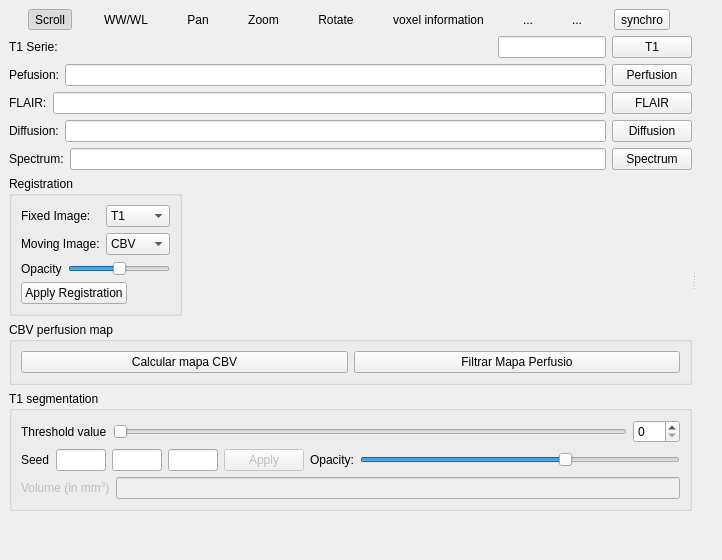
<ui version="4.0" >
 <class>QGlialEstimationExtensionBase</class>
 <widget class="QWidget" name="QGlialEstimationExtensionBase" >
  <property name="geometry" >
   <rect>
    <x>0</x>
    <y>0</y>
    <width>722</width>
    <height>525</height>
   </rect>
  </property>
  <property name="windowTitle" >
   <string>Form</string>
  </property>
  <layout class="QHBoxLayout" >
   <property name="margin" >
    <number>9</number>
   </property>
   <property name="spacing" >
    <number>6</number>
   </property>
   <item>
    <widget class="QSplitter" name="m_verticalSplitter" >
     <property name="orientation" >
      <enum>Qt::Horizontal</enum>
     </property>
     <widget class="QSplitter" name="m_horizontalSplitter" >
      <property name="sizePolicy" >
       <sizepolicy>
        <hsizetype>0</hsizetype>
        <vsizetype>0</vsizetype>
        <horstretch>0</horstretch>
        <verstretch>0</verstretch>
       </sizepolicy>
      </property>
      <property name="orientation" >
       <enum>Qt::Vertical</enum>
      </property>
      <widget class="QWidget" name="layoutWidget_2" >
       <layout class="QVBoxLayout" >
        <property name="margin" >
         <number>0</number>
        </property>
        <property name="spacing" >
         <number>6</number>
        </property>
        <item>
         <layout class="QHBoxLayout" >
          <property name="margin" >
           <number>0</number>
          </property>
          <property name="spacing" >
           <number>6</number>
          </property>
          <item>
           <widget class="QToolButton" name="m_slicingToolButton" >
            <property name="text" >
             <string>Scroll</string>
            </property>
            <property name="icon" >
             <iconset/>
            </property>
            <property name="iconSize" >
             <size>
              <width>32</width>
              <height>32</height>
             </size>
            </property>
            <property name="checkable" >
             <bool>true</bool>
            </property>
            <property name="checked" >
             <bool>true</bool>
            </property>
            <property name="toolButtonStyle" >
             <enum>Qt::ToolButtonTextUnderIcon</enum>
            </property>
            <property name="autoRaise" >
             <bool>true</bool>
            </property>
           </widget>
          </item>
          <item>
           <widget class="QToolButton" name="m_windowLevelToolButton" >
            <property name="text" >
             <string>WW/WL</string>
            </property>
            <property name="icon" >
             <iconset/>
            </property>
            <property name="iconSize" >
             <size>
              <width>32</width>
              <height>32</height>
             </size>
            </property>
            <property name="checkable" >
             <bool>true</bool>
            </property>
            <property name="toolButtonStyle" >
             <enum>Qt::ToolButtonTextUnderIcon</enum>
            </property>
            <property name="autoRaise" >
             <bool>true</bool>
            </property>
           </widget>
          </item>
          <item>
           <widget class="QToolButton" name="m_translateToolButton" >
            <property name="text" >
             <string>Pan</string>
            </property>
            <property name="icon" >
             <iconset/>
            </property>
            <property name="iconSize" >
             <size>
              <width>32</width>
              <height>32</height>
             </size>
            </property>
            <property name="checkable" >
             <bool>true</bool>
            </property>
            <property name="toolButtonStyle" >
             <enum>Qt::ToolButtonTextUnderIcon</enum>
            </property>
            <property name="autoRaise" >
             <bool>true</bool>
            </property>
           </widget>
          </item>
          <item>
           <widget class="QToolButton" name="m_zoomToolButton" >
            <property name="text" >
             <string>Zoom</string>
            </property>
            <property name="icon" >
             <iconset/>
            </property>
            <property name="iconSize" >
             <size>
              <width>32</width>
              <height>32</height>
             </size>
            </property>
            <property name="checkable" >
             <bool>true</bool>
            </property>
            <property name="toolButtonStyle" >
             <enum>Qt::ToolButtonTextUnderIcon</enum>
            </property>
            <property name="autoRaise" >
             <bool>true</bool>
            </property>
           </widget>
          </item>
          <item>
           <widget class="QToolButton" name="m_rotateClockWiseToolButton" >
            <property name="text" >
             <string>Rotate</string>
            </property>
            <property name="icon" >
             <iconset/>
            </property>
            <property name="iconSize" >
             <size>
              <width>32</width>
              <height>32</height>
             </size>
            </property>
            <property name="toolButtonStyle" >
             <enum>Qt::ToolButtonTextUnderIcon</enum>
            </property>
            <property name="autoRaise" >
             <bool>true</bool>
            </property>
           </widget>
          </item>
          <item>
           <widget class="QToolButton" name="m_voxelInformationToolButton" >
            <property name="enabled" >
             <bool>true</bool>
            </property>
            <property name="layoutDirection" >
             <enum>Qt::LeftToRight</enum>
            </property>
            <property name="text" >
             <string>voxel information</string>
            </property>
            <property name="icon" >
             <iconset/>
            </property>
            <property name="iconSize" >
             <size>
              <width>32</width>
              <height>32</height>
             </size>
            </property>
            <property name="checkable" >
             <bool>true</bool>
            </property>
            <property name="autoRaise" >
             <bool>true</bool>
            </property>
           </widget>
          </item>
          <item>
           <widget class="QToolButton" name="m_screenShotToolButton" >
            <property name="text" >
             <string>...</string>
            </property>
            <property name="icon" >
             <iconset/>
            </property>
            <property name="iconSize" >
             <size>
              <width>32</width>
              <height>32</height>
             </size>
            </property>
            <property name="checkable" >
             <bool>true</bool>
            </property>
            <property name="autoRaise" >
             <bool>true</bool>
            </property>
           </widget>
          </item>
          <item>
           <widget class="QToolButton" name="m_seedToolButton" >
            <property name="text" >
             <string>...</string>
            </property>
            <property name="icon" >
             <iconset/>
            </property>
            <property name="iconSize" >
             <size>
              <width>32</width>
              <height>32</height>
             </size>
            </property>
            <property name="checkable" >
             <bool>true</bool>
            </property>
            <property name="autoRaise" >
             <bool>true</bool>
            </property>
           </widget>
          </item>
          <item>
           <widget class="QToolButton" name="m_synchronizeToolButton" >
            <property name="text" >
             <string>synchro</string>
            </property>
            <property name="checkable" >
             <bool>true</bool>
            </property>
           </widget>
          </item>
         </layout>
        </item>
        <item>
         <layout class="QHBoxLayout" >
          <property name="margin" >
           <number>0</number>
          </property>
          <property name="spacing" >
           <number>6</number>
          </property>
          <item>
           <widget class="QLabel" name="m_T1Label" >
            <property name="text" >
             <string>T1 Serie:</string>
            </property>
           </widget>
          </item>
          <item>
           <widget class="QLineEdit" name="m_T1LineEdit" >
            <property name="sizePolicy" >
             <sizepolicy>
              <hsizetype>0</hsizetype>
              <vsizetype>0</vsizetype>
              <horstretch>0</horstretch>
              <verstretch>0</verstretch>
             </sizepolicy>
            </property>
           </widget>
          </item>
          <item>
           <widget class="QPushButton" name="m_chooseT1PushButton" >
            <property name="sizePolicy" >
             <sizepolicy>
              <hsizetype>0</hsizetype>
              <vsizetype>0</vsizetype>
              <horstretch>0</horstretch>
              <verstretch>0</verstretch>
             </sizepolicy>
            </property>
            <property name="text" >
             <string>T1</string>
            </property>
           </widget>
          </item>
         </layout>
        </item>
        <item>
         <layout class="QHBoxLayout" >
          <property name="margin" >
           <number>0</number>
          </property>
          <property name="spacing" >
           <number>6</number>
          </property>
          <item>
           <widget class="QLabel" name="m_perfuLabel" >
            <property name="text" >
             <string>Pefusion:</string>
            </property>
           </widget>
          </item>
          <item>
           <widget class="QLineEdit" name="m_perfuLineEdit" />
          </item>
          <item>
           <widget class="QPushButton" name="m_choosePerfuPushButton" >
            <property name="sizePolicy" >
             <sizepolicy>
              <hsizetype>0</hsizetype>
              <vsizetype>0</vsizetype>
              <horstretch>0</horstretch>
              <verstretch>0</verstretch>
             </sizepolicy>
            </property>
            <property name="text" >
             <string>Perfusion</string>
            </property>
           </widget>
          </item>
         </layout>
        </item>
        <item>
         <layout class="QHBoxLayout" >
          <property name="margin" >
           <number>0</number>
          </property>
          <property name="spacing" >
           <number>6</number>
          </property>
          <item>
           <widget class="QLabel" name="m_FLAIRLabel" >
            <property name="text" >
             <string>FLAIR:</string>
            </property>
           </widget>
          </item>
          <item>
           <widget class="QLineEdit" name="m_FLAIRLineEdit" />
          </item>
          <item>
           <widget class="QPushButton" name="m_chooseFLAIRPushButton" >
            <property name="sizePolicy" >
             <sizepolicy>
              <hsizetype>0</hsizetype>
              <vsizetype>0</vsizetype>
              <horstretch>0</horstretch>
              <verstretch>0</verstretch>
             </sizepolicy>
            </property>
            <property name="text" >
             <string>FLAIR</string>
            </property>
           </widget>
          </item>
         </layout>
        </item>
        <item>
         <layout class="QHBoxLayout" >
          <property name="margin" >
           <number>0</number>
          </property>
          <property name="spacing" >
           <number>6</number>
          </property>
          <item>
           <widget class="QLabel" name="m_difuLabel" >
            <property name="text" >
             <string>Diffusion:</string>
            </property>
           </widget>
          </item>
          <item>
           <widget class="QLineEdit" name="m_difuLineEdit" />
          </item>
          <item>
           <widget class="QPushButton" name="m_chooseDifuPushButton" >
            <property name="sizePolicy" >
             <sizepolicy>
              <hsizetype>0</hsizetype>
              <vsizetype>0</vsizetype>
              <horstretch>0</horstretch>
              <verstretch>0</verstretch>
             </sizepolicy>
            </property>
            <property name="text" >
             <string>Diffusion</string>
            </property>
           </widget>
          </item>
         </layout>
        </item>
        <item>
         <layout class="QHBoxLayout" >
          <property name="margin" >
           <number>0</number>
          </property>
          <property name="spacing" >
           <number>6</number>
          </property>
          <item>
           <widget class="QLabel" name="m_spectrumLabel" >
            <property name="text" >
             <string>Spectrum:</string>
            </property>
           </widget>
          </item>
          <item>
           <widget class="QLineEdit" name="m_spectrumLineEdit" />
          </item>
          <item>
           <widget class="QPushButton" name="m_chooseSpectrumPushButton" >
            <property name="sizePolicy" >
             <sizepolicy>
              <hsizetype>0</hsizetype>
              <vsizetype>0</vsizetype>
              <horstretch>0</horstretch>
              <verstretch>0</verstretch>
             </sizepolicy>
            </property>
            <property name="text" >
             <string>Spectrum</string>
            </property>
           </widget>
          </item>
         </layout>
        </item>
        <item>
         <widget class="QGroupBox" name="m_registrationGroupBox" >
          <property name="sizePolicy" >
           <sizepolicy>
            <hsizetype>0</hsizetype>
            <vsizetype>0</vsizetype>
            <horstretch>0</horstretch>
            <verstretch>0</verstretch>
           </sizepolicy>
          </property>
          <property name="title" >
           <string>Registration</string>
          </property>
          <layout class="QVBoxLayout" >
           <property name="margin" >
            <number>9</number>
           </property>
           <property name="spacing" >
            <number>6</number>
           </property>
           <item>
            <layout class="QVBoxLayout" >
             <property name="margin" >
              <number>0</number>
             </property>
             <property name="spacing" >
              <number>6</number>
             </property>
             <item>
              <layout class="QHBoxLayout" >
               <property name="margin" >
                <number>0</number>
               </property>
               <property name="spacing" >
                <number>6</number>
               </property>
               <item>
                <widget class="QLabel" name="m_fixedImageLabel" >
                 <property name="text" >
                  <string>Fixed Image:</string>
                 </property>
                </widget>
               </item>
               <item>
                <widget class="QComboBox" name="m_fixedImageComboBox" >
                 <property name="sizePolicy" >
                  <sizepolicy>
                   <hsizetype>0</hsizetype>
                   <vsizetype>0</vsizetype>
                   <horstretch>0</horstretch>
                   <verstretch>0</verstretch>
                  </sizepolicy>
                 </property>
                 <item>
                  <property name="text" >
                   <string>T1</string>
                  </property>
                 </item>
                 <item>
                  <property name="text" >
                   <string>CBV</string>
                  </property>
                 </item>
                 <item>
                  <property name="text" >
                   <string>FLAIR</string>
                  </property>
                 </item>
                 <item>
                  <property name="text" >
                   <string>ADC</string>
                  </property>
                 </item>
                </widget>
               </item>
              </layout>
             </item>
             <item>
              <layout class="QHBoxLayout" >
               <property name="margin" >
                <number>0</number>
               </property>
               <property name="spacing" >
                <number>6</number>
               </property>
               <item>
                <widget class="QLabel" name="m_movingImagelabel" >
                 <property name="text" >
                  <string>Moving Image:</string>
                 </property>
                </widget>
               </item>
               <item>
                <widget class="QComboBox" name="m_movingImageComboBox" >
                 <property name="sizePolicy" >
                  <sizepolicy>
                   <hsizetype>0</hsizetype>
                   <vsizetype>0</vsizetype>
                   <horstretch>0</horstretch>
                   <verstretch>0</verstretch>
                  </sizepolicy>
                 </property>
                 <property name="currentIndex" >
                  <number>1</number>
                 </property>
                 <item>
                  <property name="text" >
                   <string>T1</string>
                  </property>
                 </item>
                 <item>
                  <property name="text" >
                   <string>CBV</string>
                  </property>
                 </item>
                 <item>
                  <property name="text" >
                   <string>FLAIR</string>
                  </property>
                 </item>
                 <item>
                  <property name="text" >
                   <string>ADC</string>
                  </property>
                 </item>
                </widget>
               </item>
              </layout>
             </item>
             <item>
              <layout class="QHBoxLayout" >
               <property name="margin" >
                <number>0</number>
               </property>
               <property name="spacing" >
                <number>6</number>
               </property>
               <item>
                <widget class="QLabel" name="m_opacitiyLabel" >
                 <property name="text" >
                  <string>Opacity</string>
                 </property>
                </widget>
               </item>
               <item>
                <widget class="QSlider" name="m_opacityRegistrationSlider" >
                 <property name="maximum" >
                  <number>100</number>
                 </property>
                 <property name="value" >
                  <number>50</number>
                 </property>
                 <property name="orientation" >
                  <enum>Qt::Horizontal</enum>
                 </property>
                </widget>
               </item>
              </layout>
             </item>
             <item>
              <widget class="QPushButton" name="m_registrationPushButton" >
               <property name="sizePolicy" >
                <sizepolicy>
                 <hsizetype>0</hsizetype>
                 <vsizetype>0</vsizetype>
                 <horstretch>0</horstretch>
                 <verstretch>0</verstretch>
                </sizepolicy>
               </property>
               <property name="text" >
                <string>Apply Registration</string>
               </property>
              </widget>
             </item>
            </layout>
           </item>
          </layout>
         </widget>
        </item>
        <item>
         <widget class="QGroupBox" name="m_perfusionGroupBox" >
          <property name="title" >
           <string>CBV perfusion map</string>
          </property>
          <layout class="QVBoxLayout" >
           <property name="margin" >
            <number>9</number>
           </property>
           <property name="spacing" >
            <number>6</number>
           </property>
           <item>
            <layout class="QHBoxLayout" >
             <property name="margin" >
              <number>0</number>
             </property>
             <property name="spacing" >
              <number>6</number>
             </property>
             <item>
              <widget class="QPushButton" name="m_computeCBVPushButton" >
               <property name="text" >
                <string>Calcular mapa CBV</string>
               </property>
              </widget>
             </item>
             <item>
              <widget class="QPushButton" name="m_filterVSIPushButton" >
               <property name="text" >
                <string>Filtrar Mapa Perfusio</string>
               </property>
              </widget>
             </item>
            </layout>
           </item>
          </layout>
         </widget>
        </item>
        <item>
         <widget class="QGroupBox" name="m_T1segmentationGroupBox" >
          <property name="title" >
           <string>T1 segmentation</string>
          </property>
          <layout class="QVBoxLayout" >
           <property name="margin" >
            <number>9</number>
           </property>
           <property name="spacing" >
            <number>6</number>
           </property>
           <item>
            <layout class="QHBoxLayout" >
             <property name="margin" >
              <number>0</number>
             </property>
             <property name="spacing" >
              <number>6</number>
             </property>
             <item>
              <widget class="QLabel" name="m_T1ValueLabel" >
               <property name="text" >
                <string>Threshold value</string>
               </property>
              </widget>
             </item>
             <item>
              <widget class="QSlider" name="m_T1ValueSlider" >
               <property name="maximum" >
                <number>255</number>
               </property>
               <property name="orientation" >
                <enum>Qt::Horizontal</enum>
               </property>
              </widget>
             </item>
             <item>
              <widget class="QSpinBox" name="m_T1ValueSpinBox" >
               <property name="maximum" >
                <number>255</number>
               </property>
              </widget>
             </item>
            </layout>
           </item>
           <item>
            <layout class="QHBoxLayout" >
             <property name="margin" >
              <number>0</number>
             </property>
             <property name="spacing" >
              <number>6</number>
             </property>
             <item>
              <widget class="QLabel" name="m_T1SeedLabel" >
               <property name="enabled" >
                <bool>true</bool>
               </property>
               <property name="text" >
                <string>Seed</string>
               </property>
              </widget>
             </item>
             <item>
              <widget class="QLineEdit" name="m_T1SeedXLineEdit" >
               <property name="enabled" >
                <bool>true</bool>
               </property>
               <property name="sizePolicy" >
                <sizepolicy>
                 <hsizetype>0</hsizetype>
                 <vsizetype>0</vsizetype>
                 <horstretch>0</horstretch>
                 <verstretch>0</verstretch>
                </sizepolicy>
               </property>
               <property name="maximumSize" >
                <size>
                 <width>50</width>
                 <height>16777215</height>
                </size>
               </property>
               <property name="readOnly" >
                <bool>true</bool>
               </property>
              </widget>
             </item>
             <item>
              <widget class="QLineEdit" name="m_T1SeedYLineEdit" >
               <property name="enabled" >
                <bool>true</bool>
               </property>
               <property name="sizePolicy" >
                <sizepolicy>
                 <hsizetype>0</hsizetype>
                 <vsizetype>0</vsizetype>
                 <horstretch>0</horstretch>
                 <verstretch>0</verstretch>
                </sizepolicy>
               </property>
               <property name="maximumSize" >
                <size>
                 <width>50</width>
                 <height>16777215</height>
                </size>
               </property>
               <property name="readOnly" >
                <bool>true</bool>
               </property>
              </widget>
             </item>
             <item>
              <widget class="QLineEdit" name="m_T1SeedZLineEdit" >
               <property name="enabled" >
                <bool>true</bool>
               </property>
               <property name="sizePolicy" >
                <sizepolicy>
                 <hsizetype>0</hsizetype>
                 <vsizetype>0</vsizetype>
                 <horstretch>0</horstretch>
                 <verstretch>0</verstretch>
                </sizepolicy>
               </property>
               <property name="maximumSize" >
                <size>
                 <width>50</width>
                 <height>16777215</height>
                </size>
               </property>
               <property name="readOnly" >
                <bool>true</bool>
               </property>
              </widget>
             </item>
             <item>
              <widget class="QPushButton" name="m_T1ApplyPushButton" >
               <property name="enabled" >
                <bool>false</bool>
               </property>
               <property name="layoutDirection" >
                <enum>Qt::RightToLeft</enum>
               </property>
               <property name="text" >
                <string>Apply</string>
               </property>
              </widget>
             </item>
             <item>
              <widget class="QLabel" name="m_T1MaskOpacityLabel" >
               <property name="text" >
                <string>Opacity:</string>
               </property>
              </widget>
             </item>
             <item>
              <widget class="QSlider" name="m_T1MaskOpacitySlider" >
               <property name="maximum" >
                <number>100</number>
               </property>
               <property name="value" >
                <number>65</number>
               </property>
               <property name="orientation" >
                <enum>Qt::Horizontal</enum>
               </property>
              </widget>
             </item>
            </layout>
           </item>
           <item>
            <layout class="QHBoxLayout" >
             <property name="margin" >
              <number>0</number>
             </property>
             <property name="spacing" >
              <number>6</number>
             </property>
             <item>
              <widget class="QLabel" name="m_T1VolumeLabel" >
               <property name="enabled" >
                <bool>false</bool>
               </property>
               <property name="text" >
                <string>Volume (in mm&lt;sup>3&lt;/sup>)</string>
               </property>
              </widget>
             </item>
             <item>
              <widget class="QLineEdit" name="m_T1VolumeLineEdit" >
               <property name="enabled" >
                <bool>false</bool>
               </property>
               <property name="readOnly" >
                <bool>true</bool>
               </property>
              </widget>
             </item>
            </layout>
           </item>
          </layout>
         </widget>
        </item>
        <item>
         <spacer>
          <property name="orientation" >
           <enum>Qt::Vertical</enum>
          </property>
          <property name="sizeHint" >
           <size>
            <width>20</width>
            <height>40</height>
           </size>
          </property>
         </spacer>
        </item>
       </layout>
      </widget>
     </widget>
     <widget class="QWidget" name="layoutWidget" >
      <layout class="QVBoxLayout" >
       <property name="margin" >
        <number>0</number>
       </property>
       <property name="spacing" >
        <number>6</number>
       </property>
       <item>
        <layout class="QHBoxLayout" >
         <property name="margin" >
          <number>0</number>
         </property>
         <property name="spacing" >
          <number>6</number>
         </property>
         <item>
          <widget class="udg::Q2DViewer" native="1" name="m_2DView_1" >
           <property name="sizePolicy" >
            <sizepolicy>
             <hsizetype>0</hsizetype>
             <vsizetype>0</vsizetype>
             <horstretch>0</horstretch>
             <verstretch>0</verstretch>
            </sizepolicy>
           </property>
           <property name="maximumSize" >
            <size>
             <width>100000</width>
             <height>100000</height>
            </size>
           </property>
          </widget>
         </item>
         <item>
          <widget class="udg::Q2DViewer" native="1" name="m_2DView_2" >
           <property name="sizePolicy" >
            <sizepolicy>
             <hsizetype>0</hsizetype>
             <vsizetype>0</vsizetype>
             <horstretch>0</horstretch>
             <verstretch>0</verstretch>
            </sizepolicy>
           </property>
           <property name="maximumSize" >
            <size>
             <width>100000</width>
             <height>100000</height>
            </size>
           </property>
          </widget>
         </item>
         <item>
          <widget class="udg::Q2DViewer" native="1" name="m_2DView_3" >
           <property name="sizePolicy" >
            <sizepolicy>
             <hsizetype>0</hsizetype>
             <vsizetype>0</vsizetype>
             <horstretch>0</horstretch>
             <verstretch>0</verstretch>
            </sizepolicy>
           </property>
           <property name="maximumSize" >
            <size>
             <width>100000</width>
             <height>100000</height>
            </size>
           </property>
          </widget>
         </item>
        </layout>
       </item>
       <item>
        <layout class="QHBoxLayout" >
         <property name="margin" >
          <number>0</number>
         </property>
         <property name="spacing" >
          <number>6</number>
         </property>
         <item>
          <widget class="udg::Q2DViewer" native="1" name="m_2DView_4" >
           <property name="sizePolicy" >
            <sizepolicy>
             <hsizetype>0</hsizetype>
             <vsizetype>0</vsizetype>
             <horstretch>0</horstretch>
             <verstretch>0</verstretch>
            </sizepolicy>
           </property>
           <property name="maximumSize" >
            <size>
             <width>100000</width>
             <height>100000</height>
            </size>
           </property>
          </widget>
         </item>
         <item>
          <widget class="udg::Q2DViewer" native="1" name="m_2DView_5" >
           <property name="sizePolicy" >
            <sizepolicy>
             <hsizetype>0</hsizetype>
             <vsizetype>0</vsizetype>
             <horstretch>0</horstretch>
             <verstretch>0</verstretch>
            </sizepolicy>
           </property>
           <property name="maximumSize" >
            <size>
             <width>100000</width>
             <height>100000</height>
            </size>
           </property>
          </widget>
         </item>
         <item>
          <widget class="udg::Q2DViewer" native="1" name="m_2DView_6" >
           <property name="sizePolicy" >
            <sizepolicy>
             <hsizetype>0</hsizetype>
             <vsizetype>0</vsizetype>
             <horstretch>0</horstretch>
             <verstretch>0</verstretch>
            </sizepolicy>
           </property>
           <property name="maximumSize" >
            <size>
             <width>100000</width>
             <height>100000</height>
            </size>
           </property>
          </widget>
         </item>
        </layout>
       </item>
      </layout>
     </widget>
    </widget>
   </item>
  </layout>
 </widget>
 <customwidgets>
  <customwidget>
   <class>udg::Q2DViewer</class>
   <extends>QWidget</extends>
   <header>q2dviewer.h</header>
  </customwidget>
 </customwidgets>
 <resources>
  <include location="../../../main/main.qrc" />
 </resources>
 <connections>
  <connection>
   <sender>m_T1ValueSlider</sender>
   <signal>valueChanged(int)</signal>
   <receiver>m_T1ValueSpinBox</receiver>
   <slot>setValue(int)</slot>
   <hints>
    <hint type="sourcelabel" >
     <x>417</x>
     <y>520</y>
    </hint>
    <hint type="destinationlabel" >
     <x>748</x>
     <y>520</y>
    </hint>
   </hints>
  </connection>
  <connection>
   <sender>m_T1ValueSpinBox</sender>
   <signal>valueChanged(int)</signal>
   <receiver>m_T1ValueSlider</receiver>
   <slot>setValue(int)</slot>
   <hints>
    <hint type="sourcelabel" >
     <x>748</x>
     <y>520</y>
    </hint>
    <hint type="destinationlabel" >
     <x>417</x>
     <y>520</y>
    </hint>
   </hints>
  </connection>
 </connections>
</ui>
